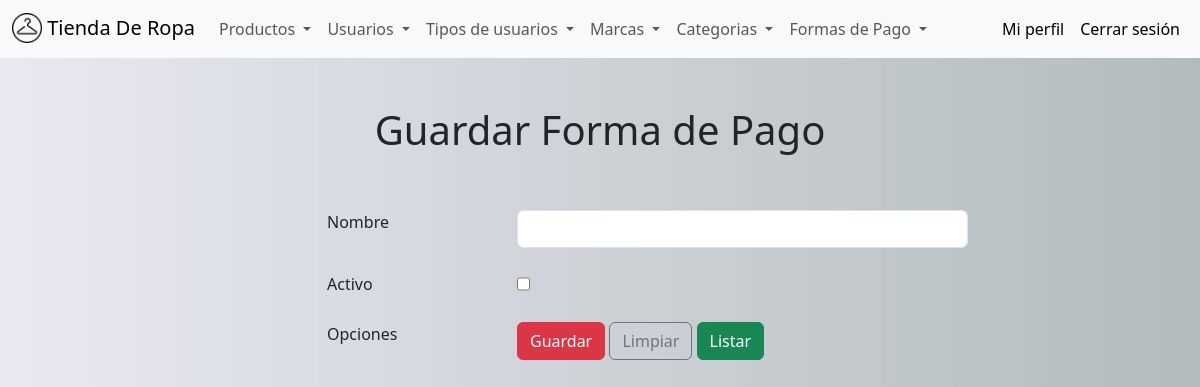
Before: /staff/buscarFormaPago/2 (signed in) with the older database file.
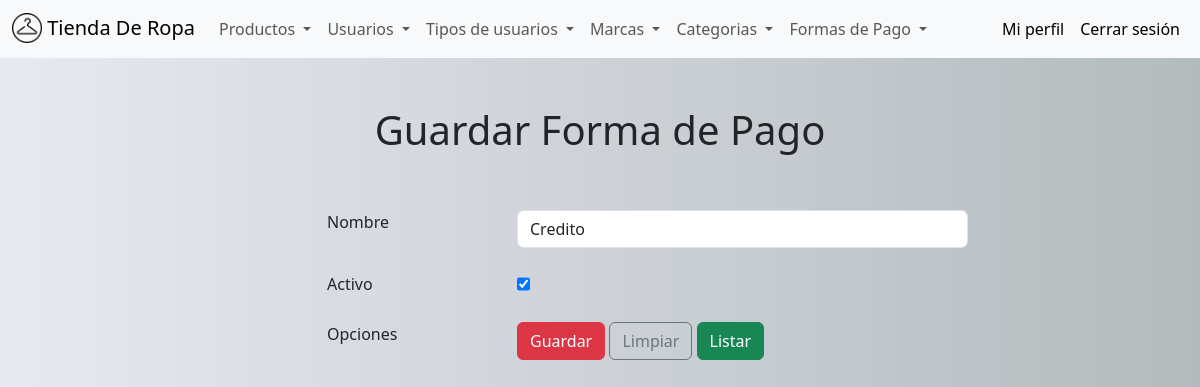
After: the same page with the newer database file.
### pedidos/models.py (models this page shows, shortened)
class FormaPago(models.Model):
    nombre = models.CharField(unique=True,max_length=20)
    activo = models.BooleanField()
    class Meta:
        verbose_name = 'Forma de Pago'
        verbose_name_plural = 'Formas de pago'
        ordering = ['nombre']

### staff/views.py (the view)
# urls.py: path("buscarFormaPago/<int:pk>", views.buscarFormaPago, name="buscarFormaPago"),
@el_usuario_no_es_cliente
@login_required(login_url='login')
def buscarFormaPago(request, pk):
    context = {}
    try:
        item = FormaPago.objects.get(pk=pk)
        context['item'] = item
    except:
        context['error'] = 'Elemento seleccionado no encontrado'
    return render(request, "guardarFormaPago.html", context)

### staff/templates/guardarFormaPago.html (shortened to what this page needs)
{%extends "base_staff.html"%}{%block tittle%}Guardar Forma de Pago{%endblock%}
{%block content%}
{% load static %}
<div class="row my-5">
    <h1 class="text-center"><label>Guardar Forma de Pago</label></h1>
</div>
<form id="usuarioForm" action="{% url 'guardarFormaPago' %}" method="post">
    <div class="row my-4">
        <div class="col-12 col-md-2 offset-md-3">Nombre</div>
        <div class="col-12 col-md-5">
            <input type="text" name="txtNombre" class="form-control" value="{{item.nombre}}" id="inputNombre">
        </div>
    </div>
    <div class="row my-4">
        <div class="col-12 col-md-2 offset-md-3">Activo</div>
        <div class="col-12 col-md-5">
            <input type="checkbox" name="chkActivo" class="form-check" {{ item.activo|yesno:"checked,"}}>
        </div>
    </div>
    <div class="row my-4">
        <div class="col-12 col-md-2 offset-md-3">Opciones</div>
        <div class="col-12 col-md-5">
            <input type="submit" name="btnGuardar" class="btn btn-danger" value="Guardar">
            <input type="submit" name="btnLimpiar" class="btn btn-outline-secondary" value="Limpiar">
            <a href="{% url 'listarFormaPago' %}"  class="btn btn-success">Listar</a>
        </div>
    </div>
</form>
{%endblock%}

Changed rows visible on the page:
added FormaPago: txtNombre "Credito"
Other visible differences:
form field chkActivo: "☐" → "☑"
